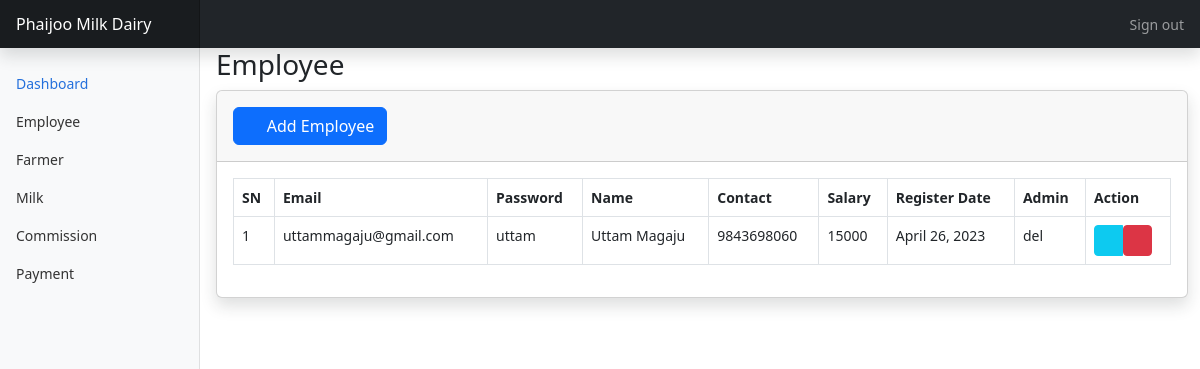
Page /dashboard/employees (signed in) on the earlier database version.
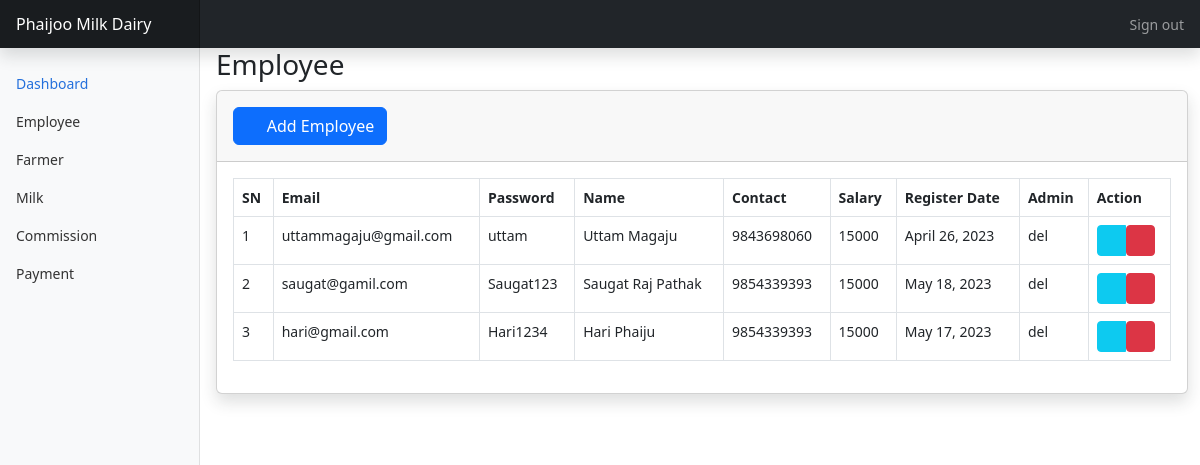
Same page on the later database version.
### dashboard/models.py (models this page shows, shortened)
class Employee(models.Model):
    emp_email = models.CharField(max_length=50, blank=True , null=True)
    emp_pwd = models.  CharField(max_length=255, blank=True)
    emp_name = models.CharField(max_length=50, blank=True)
    emp_contact = models.PositiveBigIntegerField(blank=True)
    salary = models.PositiveIntegerField(blank=True)
    reg_date = models.DateField(null=True, blank=True)
    admin_id = models.ForeignKey(User, on_delete=models.PROTECT, related_name='employee', blank=True)
    class Meta:
        verbose_name = "Employee"
        verbose_name_plural = "Employees"
        ordering = ('id',)

### dashboard/views.py (the view)
# urls.py: path('employees',views.EmployeeListView.as_view(), name = 'employees-list'),
class EmployeeListView(LoginRequiredMixin,ListView):
    template_name = 'dashboard/employees/list.html'
    model = Employee

### dashboard/templates/dashboard/employees/list.html (shortened to what this page needs)
{% extends 'dashboard/base.html' %}
{% block main %}
                <h1 class="h3 mb-2 text-gray-800">Employee</h1>
                <div class="card shadow mb-4">
                    <div class="card-header py-3">
                        <div class="float-right">
                            <a href="{% url 'dashboard:employees-create' %}" class = "btn btn-primary">
                                <i class="fa fa-plus"></i>&nbsp; Add Employee
                            </a>
                        </div>
                    </div>
                    <div class="card-body">
                        <div class="table-responsive">
                            <table class="table table-bordered" id="dataTable" width="100%" cellspacing="0">
                                <thead>
                                    <tr>
                                        <th>SN</th>
                                        <th>Email</th>
                                        <th>Password</th>
                                        <th>Name</th>
                                        <th>Contact</th>
                                        <th>Salary</th>
                                        <th>Register Date</th>
                                        <th>Admin</th>
                                        <th>Action</th>
                                    </tr>
                                </thead>
                                <tbody>
                                    {% for object in object_list %}
                                    <tr>
                                        <td>{{ forloop.counter }}</td>
                                        <td>{{ object.emp_email }}</td>
                                        <td>{{ object.emp_pwd }}</td>
                                        <td>{{ object.emp_name }}</td>
                                        <td>{{ object.emp_contact }}</td>
                                        <td>{{ object.salary }}</td>
                                        <td>{{ object.reg_date }}</td>
                                        <td>{{ object.admin_id }}</td>
                                        <td>
                                            <div class="btn-group" role="group">
                                                <a href="{% url 'dashboard:employees-update' object.pk %}" class="btn btn-info btn-sm ">
                                                    <i class="fas fa-pen"></i>
                                                </a>
                                                {% if not object.non_deletetable %}
                                                <form action="{% url 'dashboard:employees-delete' object.pk %}"  method="post">
                                                    <button class="btn btn-danger btn-sm delete-link ml-2" data-tooltip="tooltip" title="Delete">
                                                        <i class="far fa-trash-alt"></i>
                                                    </button>
                                                </form>
                                                {% endif %}
                                            </div>
                                        </td>
                                    </tr>
                                    {% endfor %}
                                </tbody>
                            </table>
                        </div>
                    </div>
                </div>
{% endblock main %}

Differences in the rows shown:
added Employee: emp_email "saugat@gamil.com", emp_pwd "Saugat123", emp_name "Saugat Raj Pathak", emp_contact "9854339393", salary "15000", reg_date "May 18, 2023", admin_id "del"
added Employee: emp_email "hari@gmail.com", emp_pwd "Hari1234", emp_name "Hari Phaiju", emp_contact "9854339393", salary "15000", reg_date "May 17, 2023", admin_id "del"
